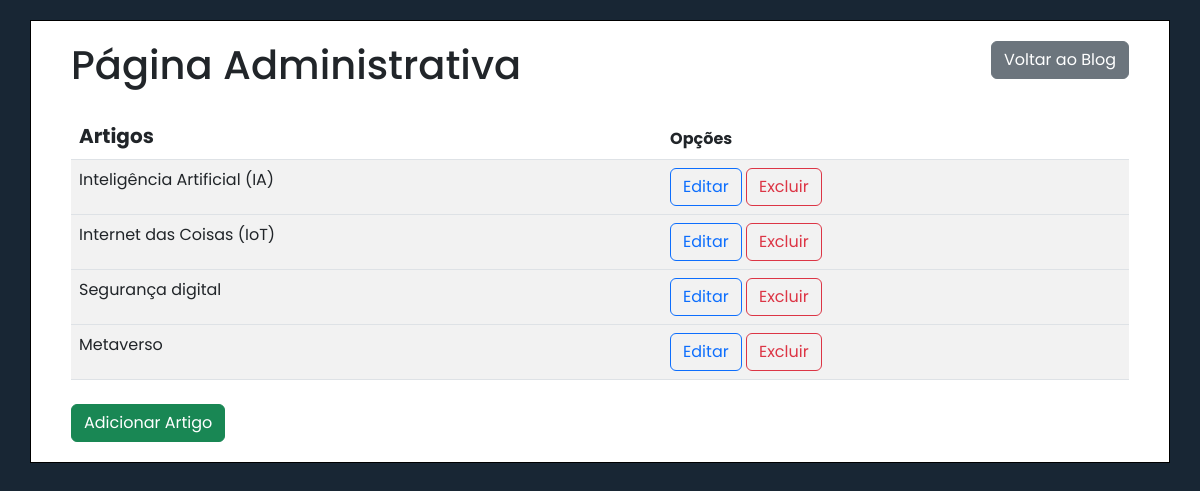
The app's page /admin/index.php with its own data.
### tables this page shows
CREATE TABLE `artigos` (
  `id` int(11) NOT NULL,
  `titulo` text NOT NULL,
  `conteudo` text NOT NULL
);

### src/Artigo.php (called while the page is built, shortened)
<?php
class Artigo
{
    private $mysql;
    public function __construct(mysqli $mysql)
    {
        $this->mysql = $mysql;
    }
    public function exibirTodos(): array
    {
        $resultado = $this->mysql->query('SELECT id, titulo, conteudo FROM artigos');
        $artigos = $resultado->fetch_all(MYSQLI_ASSOC);
        return $artigos;
    }
}

### admin/index.php (the view, shortened to what this page needs)
<?php
require '../Lib/conexao.php';
include '../src/Artigo.php';
$artigo = new Artigo($mysql);
$artigos = $artigo->exibirTodos();
?>
<!DOCTYPE html>
<html lang="pt-br">
<head>
    <link href="https://cdn.jsdelivr.net/npm/bootstrap@5.2.2/dist/css/bootstrap.min.css" rel="stylesheet">
    <link href="../CSS/style.css" rel="stylesheet">
</head>
<body>
    <div class="container">
        <div>
            <div>
            <a class="btn btn-secondary float-end" href="../index.php">Voltar ao Blog</a>
            <h1>Página Administrativa</h1>
        </div>
        <table class="table table-striped table-hover mt-4 mb-4">
            <thead>
                <tr>
                    <th class="fs-5" scope="col">Artigos</th>
                    <th scape="col fs-5">Opções</th>
                </tr>
            </thead>
            <tbody>
                <?php foreach ($artigos as $art) { ?>
                    <tr>
                        <td><?php echo $art['titulo']; ?></td>
                        <td><a class="btn btn-outline-primary" href="editar-artigo.php?id=<?php echo $art['id']; ?>">Editar</a>
                            <a class="btn btn-outline-danger" href="excluir-artigo.php?id=<?php echo $art['id']; ?>">Excluir</a>
                        </td>
                    </tr>
            </tbody>
        <?php } ?>
        </table>
        <a class="btn btn-success" href="adicionar-artigo.php">Adicionar Artigo</a>
    </div>
</body>
</html>

### CSS/style.css (style rules this page uses)
body { background-color: #182634; font-family: 'Poppins', sans-serif; }
.container { width: 100%; margin: 0 auto; background-color: #FFF; padding: 20px 40px; border: solid 1px black; margin-top: 20px; }
a { text-decoration: none; }

### records on screen
artigos: titulo "Inteligência Artificial (IA)"
artigos: titulo "Internet das Coisas (IoT)"
artigos: titulo "Segurança digital"
artigos: titulo "Metaverso"
